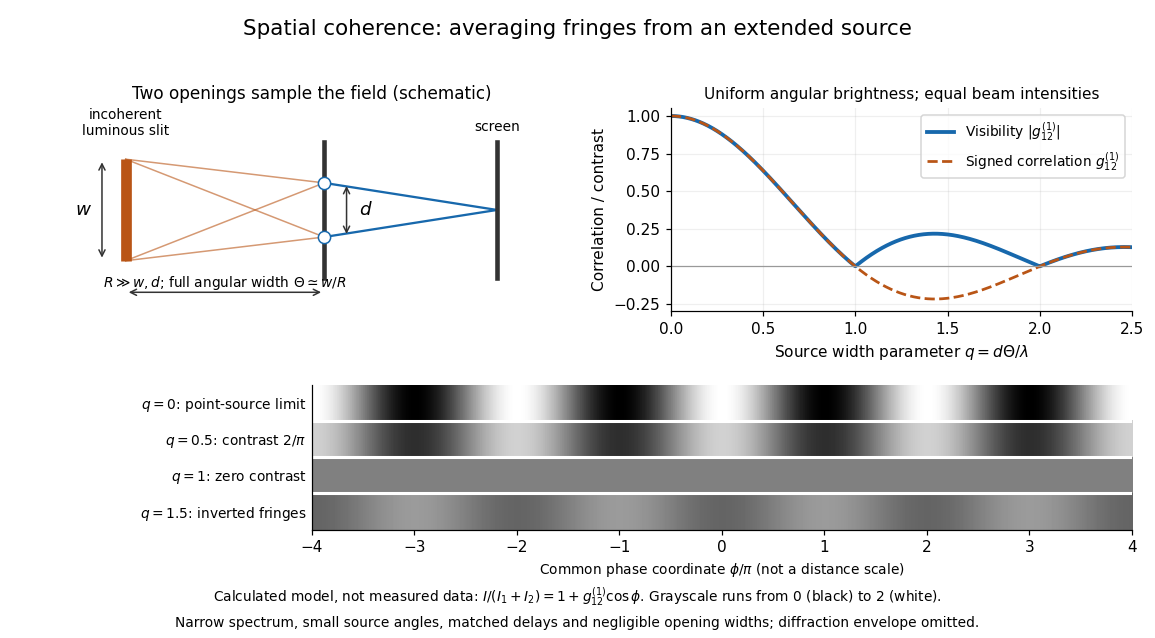

Here is the Python script that generated this plot:
"""Uniform incoherent angular-source model; no measured data.

Tested with Python 3.14.4, NumPy 2.3.5, Matplotlib 3.10.7.
Run from _media: MPLCONFIGDIR=/tmp/codex-wiki-matplotlib python ../optical-coherence-source-width.py
Writes only the matching PNG basename in the current working directory.
"""

from pathlib import Path

import matplotlib

matplotlib.use("Agg")
import matplotlib.pyplot as plt
import numpy as np


def main():
    plt.rcParams.update({"font.size": 10, "axes.spines.top": False, "axes.spines.right": False})
    fig = plt.figure(figsize=(10.5, 5.8), facecolor="white")
    grid = fig.add_gridspec(2, 2, height_ratios=(1.4, 1), left=0.07, right=0.98, top=0.83, bottom=0.17, hspace=0.42, wspace=0.28)
    geometry, curves = fig.add_subplot(grid[0, 0]), fig.add_subplot(grid[0, 1])
    strips = fig.add_subplot(grid[1, :])
    fig.suptitle("Spatial coherence: averaging fringes from an extended source", fontsize=14, y=0.97)
    geometry.axis("off")
    geometry.set(xlim=(-0.7, 6.5), ylim=(-1.8, 1.8))
    geometry.set_title("Two openings sample the field (schematic)", fontsize=11)
    geometry.plot([0, 0], [-0.9, 0.9], lw=7, color="#b95516", solid_capstyle="butt")
    for source_y in (-0.9, 0.9):
        for hole_y in (-0.48, 0.48):
            geometry.plot([0, 3.1], [source_y, hole_y], color="#b95516", lw=1, alpha=0.6)
    geometry.plot([3.1, 3.1], [-1.2, 1.2], color="#333333", lw=3)
    for hole_y in (-0.48, 0.48):
        geometry.plot(3.1, hole_y, "o", color="white", markeredgecolor="#1768ac", ms=8, zorder=5)
        geometry.plot([3.1, 5.8], [hole_y, 0], color="#1768ac", lw=1.5)
    geometry.plot([5.8, 5.8], [-1.2, 1.2], color="#333333", lw=3)
    geometry.annotate("", xy=(3.45, 0.48), xytext=(3.45, -0.48), arrowprops={"arrowstyle": "<->", "color": "#333333"})
    geometry.text(3.64, 0, r"$d$", va="center", fontsize=12)
    geometry.annotate("", xy=(-0.37, 0.9), xytext=(-0.37, -0.9), arrowprops={"arrowstyle": "<->", "color": "#333333"})
    geometry.text(-0.52, 0, r"$w$", va="center", ha="right", fontsize=12)
    geometry.text(0, 1.33, "incoherent\nluminous slit", ha="center", fontsize=9)
    geometry.text(5.8, 1.4, "screen", ha="center", fontsize=9)
    geometry.annotate("", xy=(3.1, -1.46), xytext=(0, -1.46), arrowprops={"arrowstyle": "<->", "color": "#333333"})
    geometry.text(1.55, -1.36, r"$R\gg w,d$; full angular width $\Theta\simeq w/R$", ha="center", fontsize=9)
    q = np.linspace(0, 2.5, 800)
    gamma = np.sinc(q)  # NumPy sinc(q) = sin(pi q)/(pi q).
    curves.plot(q, np.abs(gamma), color="#1768ac", lw=2.5, label=r"Visibility $|g^{(1)}_{12}|$")
    curves.plot(q, gamma, color="#b95516", ls="--", lw=1.8, label=r"Signed correlation $g^{(1)}_{12}$")
    curves.axhline(0, color="#999999", lw=0.8)
    curves.set(xlim=(0, 2.5), ylim=(-0.3, 1.05), xlabel=r"Source width parameter $q=d\Theta/\lambda$", ylabel="Correlation / contrast")
    curves.set_title("Uniform angular brightness; equal beam intensities", fontsize=10)
    curves.grid(alpha=0.2)
    curves.legend(loc="upper right", fontsize=9)
    phi = np.linspace(-4 * np.pi, 4 * np.pi, 1200)
    values = np.array([0.0, 0.5, 1.0, 1.5])
    image = 1 + np.sinc(values)[:, None] * np.cos(phi)[None, :]
    strips.imshow(image, cmap="gray", vmin=0, vmax=2, interpolation="nearest", aspect="auto", extent=(-4, 4, 3.5, -0.5))
    strips.set_yticks(range(4), [r"$q=0$: point-source limit", r"$q=0.5$: contrast $2/\pi$", r"$q=1$: zero contrast", r"$q=1.5$: inverted fringes"])
    strips.tick_params(axis="y", length=0, labelsize=9)
    strips.set_xticks(range(-4, 5))
    strips.set_xlabel(r"Common phase coordinate $\phi/\pi$ (not a distance scale)", fontsize=9)
    for boundary in (0.5, 1.5, 2.5):
        strips.axhline(boundary, color="white", lw=2)
    fig.text(0.5, 0.057, r"Calculated model, not measured data: $I/(I_1+I_2)=1+g^{(1)}_{12}\cos\phi$. Grayscale runs from 0 (black) to 2 (white).", ha="center", fontsize=9)
    fig.text(0.5, 0.018, "Narrow spectrum, small source angles, matched delays and negligible opening widths; diffraction envelope omitted.", ha="center", fontsize=9)
    # Reserve horizontal space for the explanatory strip labels.
    pos = strips.get_position()
    strips.set_position([0.27, pos.y0, 0.71, pos.height])
    fig.savefig(Path.cwd() / (Path(__file__).stem + ".png"), dpi=110, facecolor="white", transparent=False)
    plt.close(fig)


if __name__ == "__main__":
    main()
